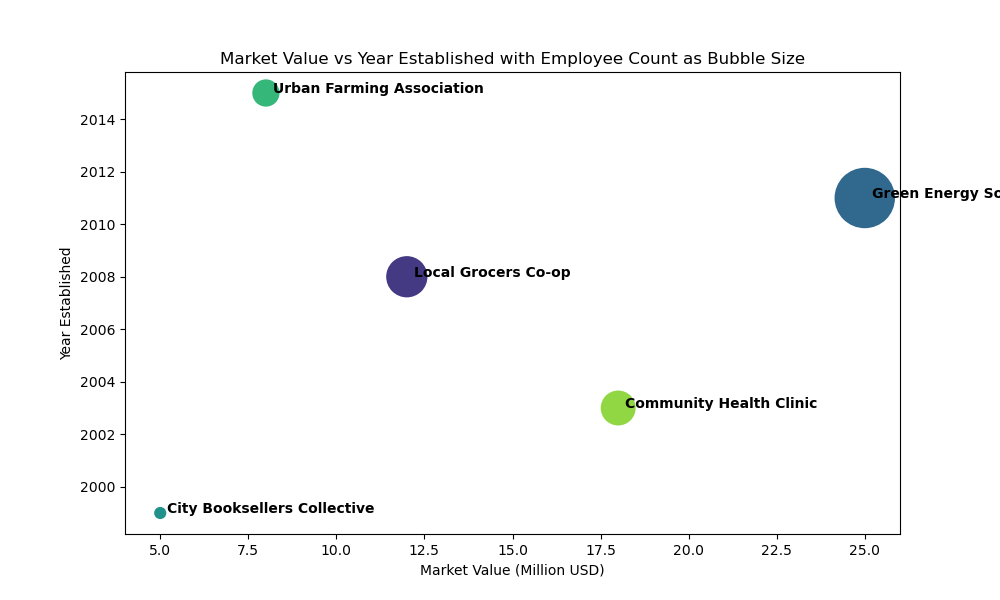

Recreate this plot in Python.

import seaborn as sns
import matplotlib.pyplot as plt
import pandas as pd

# Given chart table data
data = [
    {'Business Name': 'Local Grocers Co-op', 'Year Established': 2008, 'Market Value (Million USD)': 12, 'Employee Count': 47},
    {'Business Name': 'Green Energy Solutions', 'Year Established': 2011, 'Market Value (Million USD)': 25, 'Employee Count': 75},
    {'Business Name': 'City Booksellers Collective', 'Year Established': 1999, 'Market Value (Million USD)': 5, 'Employee Count': 24},
    {'Business Name': 'Urban Farming Association', 'Year Established': 2015, 'Market Value (Million USD)': 8, 'Employee Count': 33},
    {'Business Name': 'Community Health Clinic', 'Year Established': 2003, 'Market Value (Million USD)': 18, 'Employee Count': 40}
]

# Convert the chart data to a DataFrame
df = pd.DataFrame(data)

# Initialize the matplotlib figure
plt.figure(figsize=(10, 6))

# Create the seaborn bubble chart
splot = sns.scatterplot(data=df,
                        x='Market Value (Million USD)',
                        y='Year Established',
                        size='Employee Count',
                        sizes=(100, 2000),  # you can adjust the range for the size of the bubbles
                        hue='Business Name',  # color by business name
                        legend=False,  # turn off legend when detailed individual labeling is necessary
                        palette='viridis')  # using the viridis color palette

# Adjust more aesthetics
plt.title('Market Value vs Year Established with Employee Count as Bubble Size')
plt.xlabel('Market Value (Million USD)')
plt.ylabel('Year Established')

# Label each bubble with the business name
for line in range(0, df.shape[0]):
    splot.text(df['Market Value (Million USD)'][line] + 0.2, df['Year Established'][line], 
               df['Business Name'][line], horizontalalignment='left', 
               size='medium', color='black', weight='semibold')

# Show the plot
plt.show()
